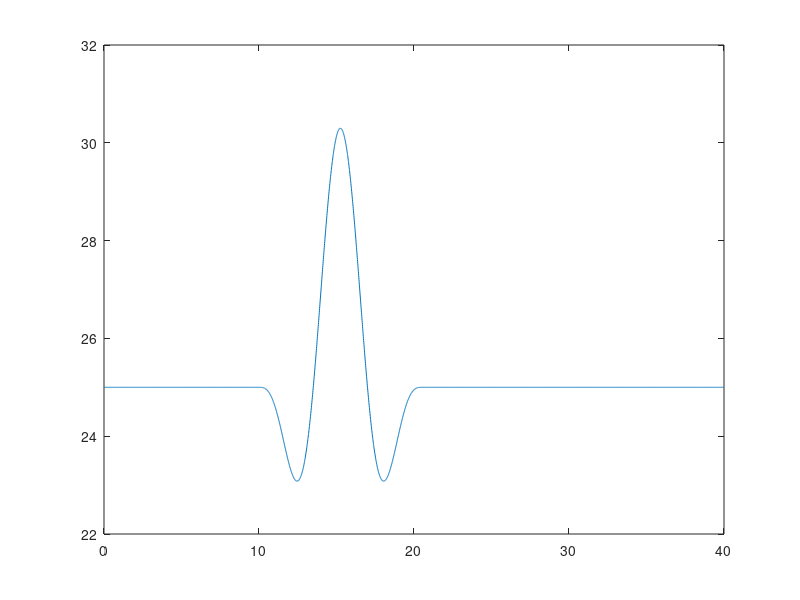

MATLAB code for this plot:
clear all;
close all;
clc;

%% Preprocessing
% time
T           = 40;                   % [s]   simulation length
dt          = 1/100;               	% [s]   simulation time step

% wind
V_hub       = 25;                   % [m/s] mean wind speed at hub height 
T_gust      = 10.5;                 % [s]   length of EOG
t_start     = 10;                   % [s]   time when EOG should start
V_ref       = 50;                   % [m/s] reference wind speed average over 10 min
I_ref       = 0.14;                 % [-]   expected value of the turbulence intensity at 15 m/s
D           = 240;                  % [m]   rotor diameter
alpha       = 0.0;                  % [-]   Vertical power-law wind-shear exponent
% calculation of wind signals
t           = 0:dt:T-dt;

% Longitudinal scale parameter at hub height (assuming hub height >60 m)
lambda1     = 42;

% Extreme Operational Gust (EOG) definition
sigma1      = I_ref * (0.75*V_hub + 5.6);
V_e50     	= 1.4*V_ref;
V_e1      	= 0.8*V_e50;
V_gust      = min([1.35*(V_e1-V_hub), 3.3*(sigma1/(1+0.1*D/lambda1))]);

% EOG wind speed vector
u           = zeros(1, length(t));
for iTimeStep = 1:length(t)
    if (t(iTimeStep) >= t_start) && (t(iTimeStep) <= t_start+T_gust)
        t_EOG           = t(iTimeStep) - t_start;
        u(iTimeStep)    = V_hub-0.37*V_gust*sin(3*pi*t_EOG/T_gust)*(1-cos(2*pi*t_EOG/T_gust));
    else
        u(iTimeStep)    = V_hub;
    end
end


figure()
plot(t,u)

%% Preprocessing: generate uniform wind field
fid = fopen(['EOG_URef_',num2str(V_hub,'%02d'),'.wnd'],'w+');
n_data = length(u);
fprintf(fid,['%f,%f,%f,%f,%f,%f,%f,%f,%f\r\n'],[t' u' zeros(n_data,3)  ones(n_data,1)*alpha zeros(n_data,3)]');
fclose(fid);
